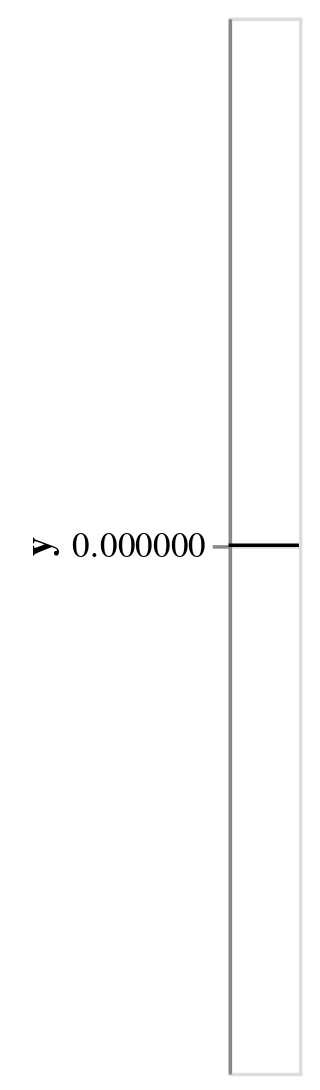

Source (notebook cell):
### Code cell
horizontal_line = alt.Chart(pd.DataFrame({'y': [0]})).mark_rule(strokeWidth=1, color='black').encode(
    y='y'
)
horizontal_line

### Figure 1 — Vega specification as saved in the notebook (floating-point values rounded to 4 significant figures)
{"$schema": "https://vega.github.io/schema/vega/v5.json", "data": [{"name": "source_0", "values": [{"y": 0}]}, {"name": "source_0_y_domain_y", "values": [{"min": 0, "max": 0}]}], "marks": [{"type": "rule", "name": "marks", "from": {"data": "source_0"}, "encode": {"update": {"x": {"field": {"signal": null, "datum": null, "group": "width", "parent": null}}, "strokeWidth": {"value": 1}, "stroke": {"value": "black"}, "y": {"field": "y", "scale": "y"}, "x2": {"value": 0}}}, "style": ["rule"]}], "scales": [{"name": "y", "type": "linear", "domain": [{"signal": "(data(\"source_0_y_domain_y\")[0] || {}).min"}, {"signal": "(data(\"source_0_y_domain_y\")[0] || {}).max"}], "range": [{"signal": "height"}, 0], "nice": true, "zero": true}], "axes": [{"scale": "y", "grid": true, "ticks": false, "labels": false, "domain": false, "tickCount": {"signal": "ceil(height/40)"}, "aria": false, "zindex": 0, "maxExtent": 0, "minExtent": 0, "orient": "left"}, {"scale": "y", "title": "y", "labelOverlap": true, "grid": false, "tickCount": {"signal": "ceil(height/40)"}, "zindex": 0, "orient": "left"}], "style": "cell", "width": 20, "height": 300, "padding": 5, "background": "white"}
